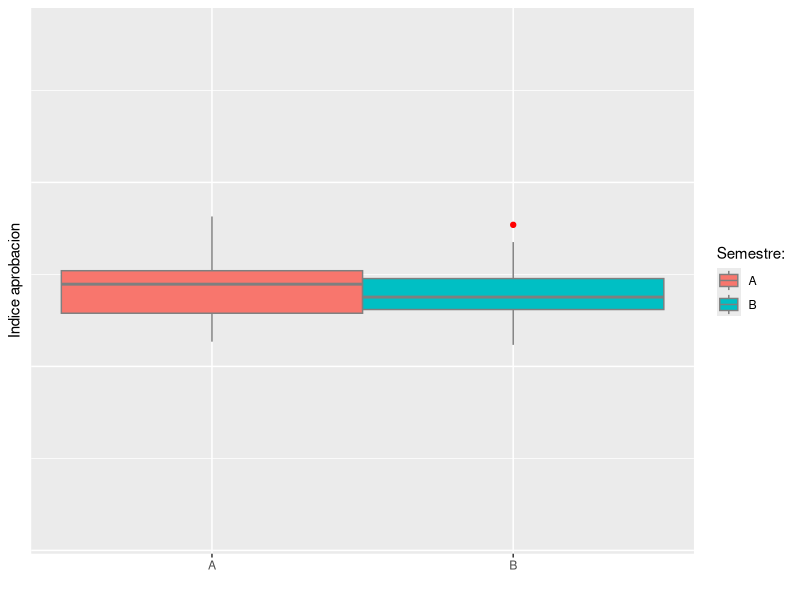

The R script that drew this image: (Note: this script raises an error after producing the figure.)
setwd("C:/Users/cecheverriaciencias/Desktop/Clases EPN/Indice aprobacion")
list.files()
library(readxl)
d <- read_excel("data.xlsx", sheet = 1, col_names = TRUE)
d$SEMESTRE <- factor(d$SEMESTRE)
str(d)
names(d)

reg <- lm(TAPR~EST2+SEMESTRE+ProfTit,
          data = d)
summary(reg)

tapply(X = d[,"TAPR"],INDEX = d[,"SEMESTRE"] , mean)


    ## diag densidad
library(ggplot2)
    g1 <- ggplot(d, aes(x=TAPR, fill=SEMESTRE))+
        geom_density(color="gray60",alpha=0.6) + 
        labs(x="", y="",fill="Semestre:") +
        xlim(c(min(d$TAPR)-1,max(d$TAPR)+1))+
        theme(axis.text.y=element_blank(),axis.ticks.y=element_blank(),
              axis.title.x=element_blank())
    ## diag cajas        
    g2 <- ggplot(d, aes(x=SEMESTRE, y=TAPR, fill=SEMESTRE))+
        geom_boxplot(outlier.colour = "red",color="gray50",width=1)+
        labs(y = "Indice aprobacion", 
             x = "", fill="Semestre:")+
        ylim(c(min(d$TAPR)-1,max(d$TAPR)+1))+
        theme(axis.text.y=element_blank(),axis.ticks.y=element_blank())
    g2

    
    
## diag barras error
        mediana <- tapply(d[,"TAPR"], INDEX = d[,"SEMESTRE"], FUN = median)
    media <-  tapply(d[,"TAPR"], INDEX = d[,"SEMESTRE"], FUN = mean)
    de <- tapply(d[,"TAPR"], INDEX = d[,"SEMESTRE"], FUN = sd)
    ee <- de/sqrt(3)
    adata <- data.frame(Semestre=c("A","B"), mediana, media, ee)

    library(ggplot2)
    g <- ggplot(adata, aes(x=Semestre, y=media, colour=Semestre))+
        geom_point(size=4) +
        geom_errorbar(aes(ymin=media-ee, ymax=media+ee), width=.2)+
        labs(y = "Indice de Aprobacion", x = "Semestre", colour="Semestre:")
    print(g)
